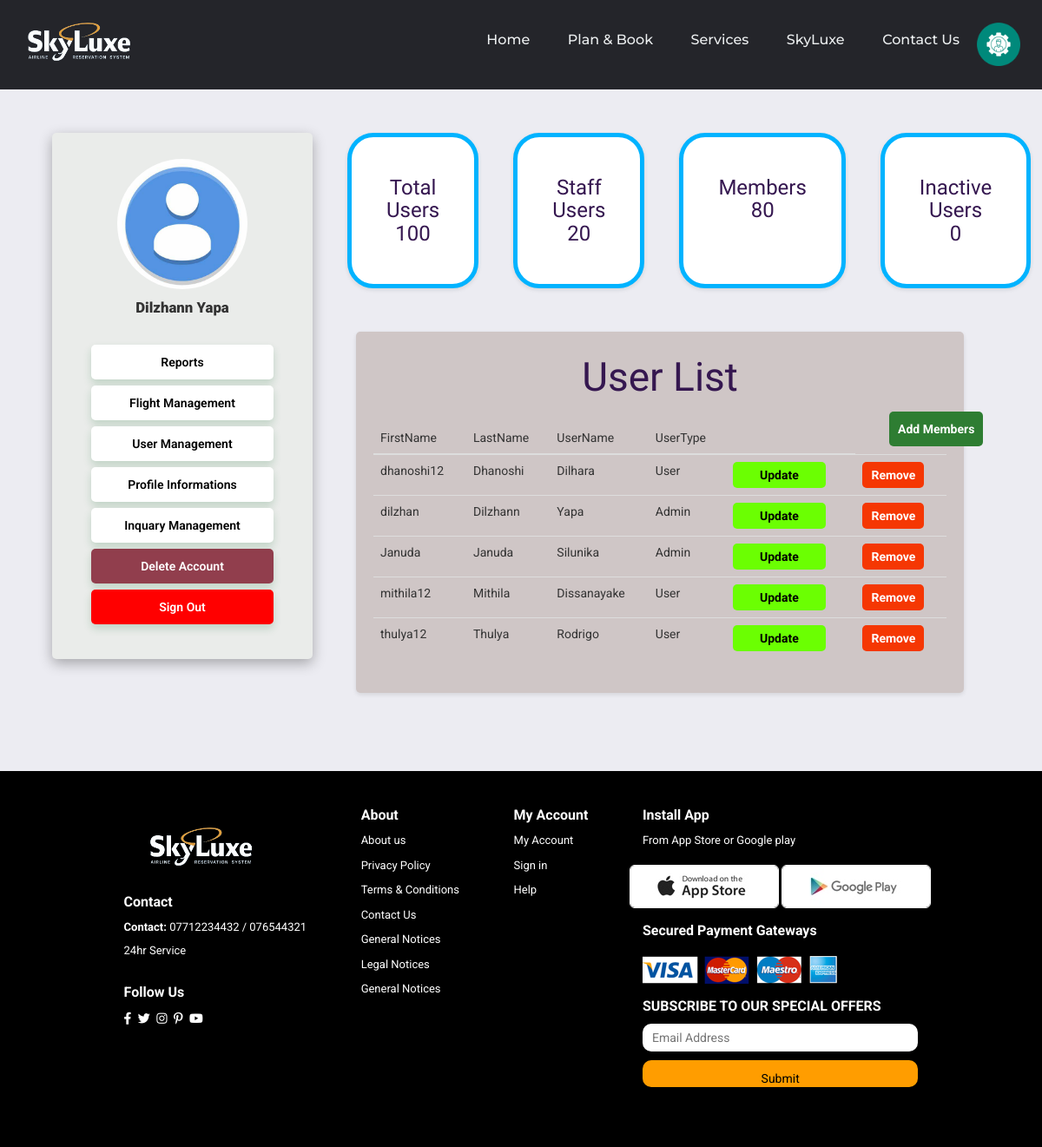
The app's page /Pages/usermanagementj.php (signed in) with its own data.
### tables this page shows
CREATE TABLE `user` (
  `Username` char(12) NOT NULL,
  `FirstName` varchar(30) NOT NULL,
  `LastName` varchar(30) NOT NULL,
  `Address` varchar(100) NOT NULL,
  `Mobile` varchar(20) NOT NULL,
  `Email` varchar(50) NOT NULL,
  `Password` char(16) NOT NULL,
  `Is_Admin` tinyint(1) NOT NULL
);

### Pages/usermanagementj.php (the view, shortened to what this page needs)
<!DOCTYPE html>
<html lang="en">
<head>
    <link rel="stylesheet" href="https://maxcdn.bootstrapcdn.com/bootstrap/3.4.1/css/bootstrap.min.css">
    <link rel="stylesheet" type="text/css" href="../styles/usermanagement.css">
    <link rel="stylesheet" type="text/css" href="../styles/generalStyle.css">
    <link rel="stylesheet" type="text/css" href="../styles/dashboard.css">
<body>
    <?php include "../config/header.php" ?>
    <div class="body-content">
            <div class="userDashboardMenu">
                <div class="user">
                    <div class="profilePic">
                        <img src="../images/userProfilePic.jpeg" alt="user">
                    </div>
                    <div class="userName">
                        <span><?php echo $_SESSION['fname']." ".$_SESSION['lname']; ?></span>
                    </div>
                </div>
                <div class="navList">
                    <ul class="linkList">
                        <li onclick="window.location.href = 'adminReport.php';"> Reports</li>
                        <li onclick="window.location.href = 'flightManagement.php';"> Flight Management </li>
                        <li onclick="window.location.href = 'usermanagementj.php';"> User Management </li>
                        <li onclick="window.location.href = 'adminDashboard.php';"> Profile Informations </li>
                        <li onclick="window.location.href = 'inquaryManagement.php';"> Inquary Management </li>
                        <li style="background-color: rgba(125, 23, 41, 0.81); color:#fff" onclick=" if(window.confirm('Do you want to Delete Your Account?')){document.location = '../Process/signOut-Process.php';}"> Delete Account </li>
                        <li style="background-color: #f00;color:#fff" onclick=" if(window.confirm('Do you want to Sign Out?')){document.location = '../Process/signOut-Process.php';}"> Sign Out </li>
                    </ul>
                </div>
            </div>
    <div class="content">
    <div class="basics">
        <div class="tusers">
            <h3>Total Users<br><span>100</span></h3>
        </div>
        <div class="susers">
            <h3>Staff Users<br><span>20</span></h3>
        </div>
        <div class="members">
            <h3>Members<br><span>80</span></h3>
        </div>
        <div class="iusers">
            <h3>Inactive Users<br><span>0</span></h3>
        </div>
    </div>
    <div class="userlistJ">
        <div class="userList">
            <h2>User List</h2>
            <table class="table table-hover table-dark">
                <thead>
                    <tr>
                        <th scope="col">FirstName</th>
                        <th scope="col">LastName</th>
                        <th scope="col">UserName</th>
                        <th scope="col">UserType</th>
                        <th scope="col"> <div class="addmem" onclick="toggleForm()"><button>Add Members</button></div>
                        </th>
                    </tr>
                </thead>
                <tbody>
                    <?php
                    include "../config/janudadbConnect.php";
                    $user_get = "SELECT username,firstname,lastname,is_admin FROM user";
                    $result = mysqli_query($conn, $user_get);
                    if (mysqli_num_rows($result) > 0) {
                        foreach ($result as $userd) {
                        ?>
                            <tr>
                                <td><?php echo $userd['username']; ?></td>
                                <td><?php echo $userd['firstname']; ?></td>
                                <td><?php echo $userd['lastname']; ?></td>
                                <td><?php
                                    if ($userd['is_admin'] == 1) {
                                        echo "Admin";
                                    } else {
                                        echo "User";
                                    };
                                    ?>
                                </td>
                                <td>
                                    <a href="update.php?username=<?php echo $userd['username']; ?>"><div class="updateBtn"><button>Update</button></div></a>
                                </td>
                                <td>
                                    <form action="codej.php" method="post">
                                    <button type="submit" name="removeBtn" class="removeBtn">Remove</button>
                                    </form>
                                </td>
                            </tr>
                        <?php
                        }
                    } else {
                        ?>
                        <tr>
                            <td colspan="6">No Users</td>
                        </tr>
                    <?php
                    }
                    ?>
                </tbody>
            </table>
        </div>
    </div>
        </div>
    </div>
    <?php include "../config/footer.php" ?>
</body>
</html>

### styles/usermanagement.css (style rules this page uses)
body { font-family: 'Montserrat', sans-serif; }
.basics, .manageUsers { display: flex; justify-content: space-around; }
.content { margin-top: 30px; }
.basics > div { display: inline-block; background-color:#ffffff; border:5px solid rgb(0, 179, 255); border-radius: 30px; flex: 1; text-align: center; margin: 20px; padding: 40px; font-size: 20px; box-shadow: 0 2px 5px rgba(0, 0, 0, 0.1); }
.addmem > button { background-color: #2e7d32; font-size: 14px; border-radius: 5px; padding: 10px; color: white; border-color: #2e7d32; cursor: pointer; position: relative; right: -180px; font-weight: bold; }
.userlistJ { padding: 30px; }
.userList { background-color: #cfc6c6; padding: 20px; border-radius: 5px; box-shadow: 0 2px 5px rgba(0, 0, 0, 0.1); }
.removeBtn { background-color: #f53703;; color: #ffffff; padding: 5px 10px; font-size: 14px; border: none; border-radius: 5px; cursor: pointer; font-weight: bold; width: 80%; }
.updateBtn > button { background-color: #6bff02; font-weight: bold; color: #000000; padding: 5px 10px; font-size: 14px; border: none; border-radius: 5px; cursor: pointer; width: 80%; }

### styles/generalStyle.css (style rules this page uses)
* { box-sizing: border-box; margin: 0; padding: 0; border: 0; font-family: "Roboto", sans-serif; font-weight: 400; font-style: normal; }
body { background-color: #ECECF2; }
h1,h2,h3,h4,h5,h6 { font-family: "Patua One", serif; font-weight: 400; font-style: normal; color:rgb(53, 23, 80); text-align: center; margin: 5px 0px 5px 0px; }
h2 { font-size: 46px; line-height: 54px; }
.body-content { margin: 0px 5% 5% 5%; }

### styles/dashboard.css (style rules this page uses)
.body-content { display: flex; justify-content: space-between; }
.userDashboardMenu { margin-top: 50px; border-radius: 5px; background-color: #eaecea; box-shadow: 0px 5px 15px 0px rgba(0,0,0,0.3); width: 300px; height: 100%; padding: 30px; }
.user { display: inline; }
.profilePic > img { display: block; margin-left: auto; margin-right: auto; height: 150px; border-radius: 100%; }
.userName > span { font-weight: 900; font-size: larger; display: flex; justify-content: center; margin-top: 10px; }
.navList { margin-top: 30px; }
.linkList { list-style: none; }
.linkList li { background-color: #fff; border-radius: 5px; padding: 10px; margin: 7px 15px 7px 15px; text-align: center; cursor: pointer; font-weight: 600; color: black; box-shadow: 0 5px 10px rgba(30, 113, 54, 0.2); }
.content { max-width: calc(100% - 320px); width: 100%; }

### styles/header.css (style rules this page uses)
a { text-decoration: none; }

### records on screen
user: Username "dhanoshi12", FirstName "Dhanoshi", LastName "Dilhara", Is_Admin "User"
user: Username "dilzhan", FirstName "Dilzhann", LastName "Yapa", Is_Admin "Admin"
user: Username "Januda", FirstName "Januda", LastName "Silunika", Is_Admin "Admin"
user: Username "mithila12", FirstName "Mithila", LastName "Dissanayake", Is_Admin "User"
user: Username "thulya12", FirstName "Thulya", LastName "Rodrigo", Is_Admin "User"

### other values on screen
$_SESSION['fname'] "Dilzhann"
$_SESSION['lname'] "Yapa"
